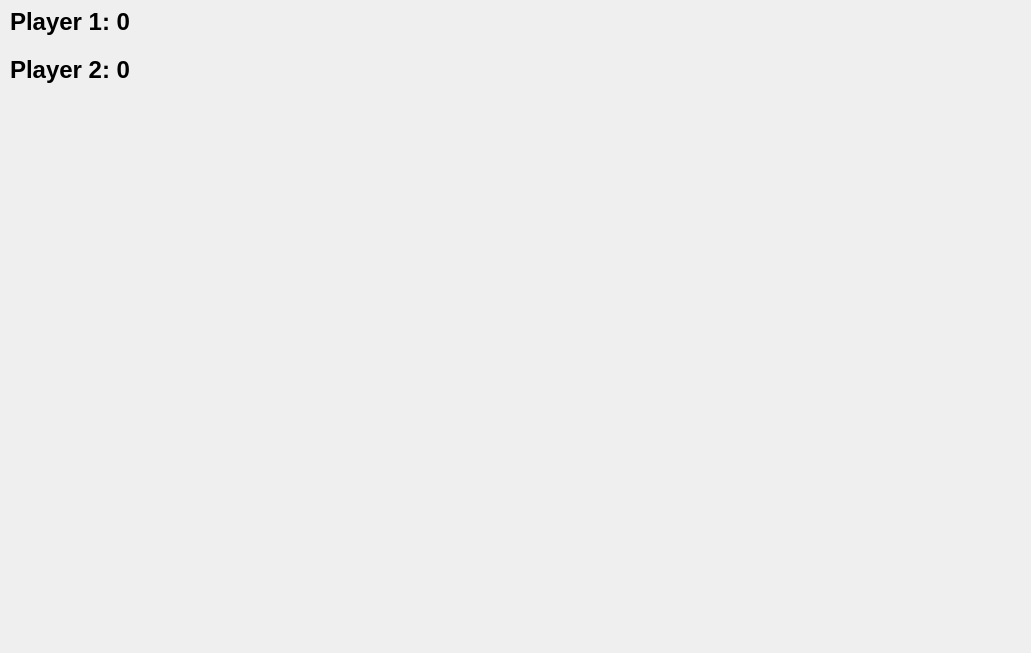
<?xml version="1.0" encoding="UTF-8"?>
<ui version="4.0">
 <class>MainWindow</class>
 <widget class="QMainWindow" name="MainWindow">
  <property name="geometry">
   <rect>
    <x>0</x>
    <y>0</y>
    <width>1031</width>
    <height>653</height>
   </rect>
  </property>
  <property name="windowTitle">
   <string>Memory Game</string>
  </property>
  <property name="autoFillBackground">
   <bool>false</bool>
  </property>
  <widget class="QWidget" name="centralwidget">
   <property name="enabled">
    <bool>true</bool>
   </property>
   <widget class="QWidget" name="verticalLayoutWidget">
    <property name="geometry">
     <rect>
      <x>10</x>
      <y>0</y>
      <width>301</width>
      <height>91</height>
     </rect>
    </property>
    <layout class="QVBoxLayout" name="verticalLayout">
     <item>
      <widget class="QLabel" name="p1_pts">
       <property name="font">
        <font>
         <pointsize>18</pointsize>
         <weight>75</weight>
         <bold>true</bold>
        </font>
       </property>
       <property name="text">
        <string>Player 1: 0</string>
       </property>
      </widget>
     </item>
     <item>
      <widget class="QLabel" name="p2_pts">
       <property name="font">
        <font>
         <pointsize>18</pointsize>
         <weight>75</weight>
         <bold>true</bold>
        </font>
       </property>
       <property name="text">
        <string>Player 2: 0</string>
       </property>
      </widget>
     </item>
    </layout>
   </widget>
   <widget class="QWidget" name="">
    <property name="geometry">
     <rect>
      <x>10</x>
      <y>110</y>
      <width>1011</width>
      <height>531</height>
     </rect>
    </property>
    <layout class="QGridLayout" name="gridLayout">
     <item row="2" column="1">
      <widget class="QWidget" name="img14" native="true"/>
     </item>
     <item row="1" column="4">
      <widget class="QWidget" name="img11" native="true"/>
     </item>
     <item row="1" column="1">
      <widget class="QWidget" name="img8" native="true"/>
     </item>
     <item row="1" column="2">
      <widget class="QWidget" name="img9" native="true"/>
     </item>
     <item row="0" column="0">
      <widget class="QWidget" name="img1" native="true"/>
     </item>
     <item row="2" column="0">
      <widget class="QWidget" name="img13" native="true"/>
     </item>
     <item row="3" column="0">
      <widget class="QWidget" name="img19" native="true"/>
     </item>
     <item row="0" column="2">
      <widget class="QWidget" name="img3" native="true"/>
     </item>
     <item row="0" column="5">
      <widget class="QWidget" name="img6" native="true"/>
     </item>
     <item row="1" column="3">
      <widget class="QWidget" name="img10" native="true"/>
     </item>
     <item row="1" column="0">
      <widget class="QWidget" name="img7" native="true">
       <property name="contextMenuPolicy">
        <enum>Qt::NoContextMenu</enum>
       </property>
      </widget>
     </item>
     <item row="0" column="1">
      <widget class="QWidget" name="img2" native="true"/>
     </item>
     <item row="3" column="2">
      <widget class="QWidget" name="img21" native="true"/>
     </item>
     <item row="3" column="1">
      <widget class="QWidget" name="img20" native="true"/>
     </item>
     <item row="3" column="3">
      <widget class="QWidget" name="img22" native="true"/>
     </item>
     <item row="1" column="5">
      <widget class="QWidget" name="img12" native="true"/>
     </item>
     <item row="2" column="3">
      <widget class="QWidget" name="img16" native="true"/>
     </item>
     <item row="3" column="4">
      <widget class="QWidget" name="img23" native="true"/>
     </item>
     <item row="0" column="4">
      <widget class="QWidget" name="img5" native="true"/>
     </item>
     <item row="2" column="4">
      <widget class="QWidget" name="img17" native="true"/>
     </item>
     <item row="2" column="5">
      <widget class="QWidget" name="img18" native="true"/>
     </item>
     <item row="0" column="3">
      <widget class="QWidget" name="img4" native="true"/>
     </item>
     <item row="3" column="5">
      <widget class="QWidget" name="img24" native="true"/>
     </item>
     <item row="2" column="2">
      <widget class="QWidget" name="img15" native="true"/>
     </item>
     <item row="4" column="0">
      <widget class="QWidget" name="img25" native="true"/>
     </item>
     <item row="4" column="1">
      <widget class="QWidget" name="img26" native="true"/>
     </item>
     <item row="4" column="2">
      <widget class="QWidget" name="img27" native="true"/>
     </item>
     <item row="4" column="3">
      <widget class="QWidget" name="img28" native="true"/>
     </item>
     <item row="4" column="4">
      <widget class="QWidget" name="img29" native="true"/>
     </item>
     <item row="4" column="5">
      <widget class="QWidget" name="img30" native="true"/>
     </item>
    </layout>
   </widget>
  </widget>
 </widget>
 <resources/>
 <connections/>
</ui>
